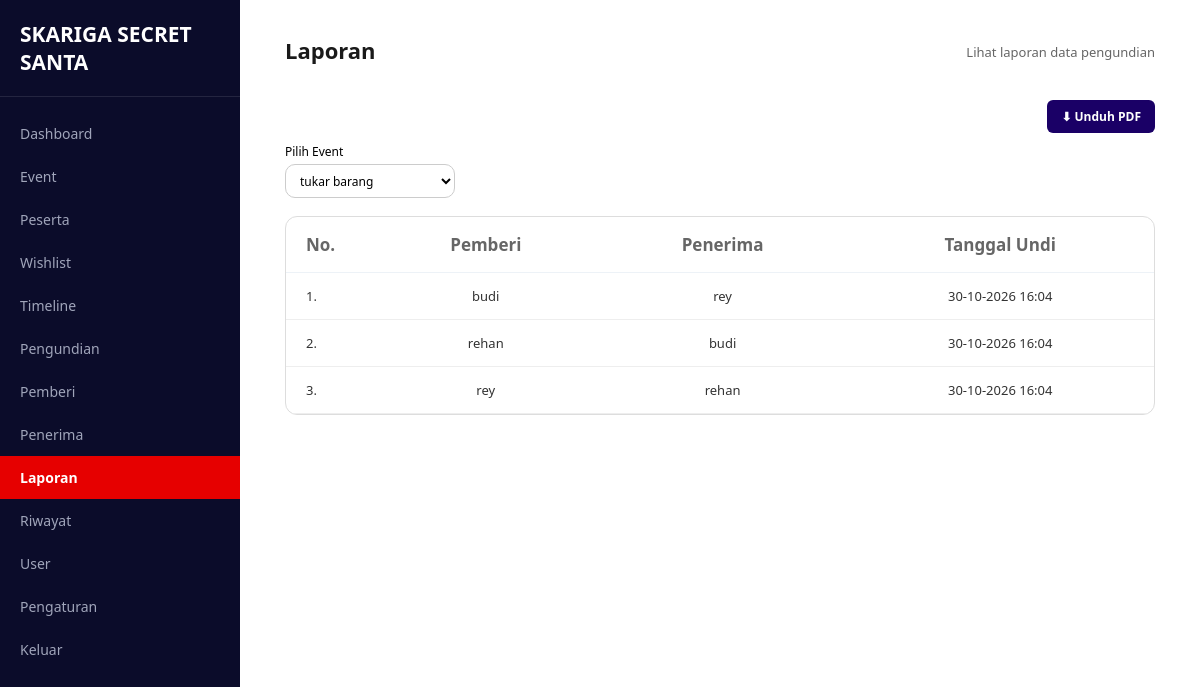
/pages/laporan/index.php (signed in), run on the app's committed database.
### tables this page shows
CREATE TABLE `pengundian` (
  `id` int(11) NOT NULL,
  `event_id` int(11) NOT NULL,
  `pemberi_id` int(11) NOT NULL,
  `penerima_id` int(11) NOT NULL,
  `tanggal_undi` timestamp NOT NULL DEFAULT current_timestamp(),
  `status` enum('draft','terkirim') DEFAULT 'draft'
);

CREATE TABLE `peserta` (
  `id` int(11) NOT NULL,
  `event_id` int(11) NOT NULL,
  `user_id` int(11) NOT NULL,
  `nama` varchar(100) NOT NULL,
  `email` varchar(100) NOT NULL,
  `no_hp` varchar(20) DEFAULT NULL,
  `status` enum('aktif','nonaktif') DEFAULT 'aktif',
  `created_at` timestamp NOT NULL DEFAULT current_timestamp()
);

### includes/functions.php (called while the page is built, shortened)
<?php
function h($str)
{
    return htmlspecialchars((string) $str, ENT_QUOTES, 'UTF-8');
}
function get_events(mysqli $conn): array
{
    $events = [];
    $result = $conn->query("SELECT id, nama_event, tanggal_event FROM events ORDER BY tanggal_event DESC, id DESC");
    if ($result) {
        while ($row = $result->fetch_assoc()) {
            $events[] = $row;
        }
    }
    return $events;
}
function resolve_event_id(mysqli $conn, $requested): ?int
{
    $events = get_events($conn);
    return $events ? (int) $events[0]['id'] : null;
}
?>

### pages/laporan/index.php (the view, shortened to what this page needs)
<?php
require_once __DIR__ . '/../../config/config.php';
require_once __DIR__ . '/../../includes/functions.php';
$events   = get_events($conn);
$event_id = resolve_event_id($conn, $_GET['event_id'] ?? null);
$laporan = [];
if ($event_id) {
    $stmt = $conn->prepare(
        "SELECT pg.*, pb.nama AS pemberi_nama, pn.nama AS penerima_nama
         FROM pengundian pg
         JOIN peserta pb ON pb.id = pg.pemberi_id
         JOIN peserta pn ON pn.id = pg.penerima_id
         WHERE pg.event_id = ?
         ORDER BY pb.nama ASC"
    );
    $stmt->bind_param('i', $event_id);
    $stmt->execute();
    $result = $stmt->get_result();
    while ($row = $result->fetch_assoc()) {
        $laporan[] = $row;
    }
}
function format_tanggal_undi(array $row): string
{
    $tgl = $row['tanggal_undi'] ?? $row['created_at'] ?? null;
    $ts = strtotime($tgl);
    return $ts ? date('d-m-Y H:i', $ts) : '-';
}
require_once __DIR__ . '/../../includes/admin_layout_top.php';
?>
<?php if (!$events): ?>
    <div class="table-card">
        <div class="empty-state">
            <h3>Belum Ada Event</h3>
            <p>Buat event terlebih dahulu sebelum melihat laporan.</p>
        </div>
    </div>
<?php else: ?>
    <div class="no-print" style="display:flex; justify-content:flex-end; margin-bottom:10px;">
        <?php if ($laporan): ?>
            <button type="button" onclick="window.print()"
                    style="background:#1a0066; color:#fff; font-size:12px; font-weight:600; padding:8px 14px; border:none; border-radius:6px; cursor:pointer;">
                ⬇ Unduh PDF
            </button>
        <?php endif; ?>
    </div>
    <form method="GET" class="no-print" style="margin-bottom:18px;">
        <label for="event_id" style="display:block; font-size:12px; margin-bottom:4px;">Pilih Event</label>
        <select name="event_id" id="event_id" onchange="this.form.submit()"
                style="width:170px; height:34px; padding:0 10px; font-size:12px; background:#fff; border:1px solid #ccc; border-radius:10px;">
            <?php foreach ($events as $e): ?>
                <option value="<?= (int) $e['id'] ?>" <?= (int) $e['id'] === (int) $event_id ? 'selected' : '' ?>>
                    <?= h($e['nama_event']) ?>
                </option>
            <?php endforeach; ?>
        </select>
    </form>
    <div style="background:#fff; border:1px solid #ddd; border-radius:12px; overflow:hidden;">
        <?php if ($laporan): ?>
            <table style="width:100%; border-collapse:collapse;">
                <thead>
                    <tr style="border-bottom:1px solid #ddd;">
                        <th style="width:10%; text-align:left; padding:16px 20px; font-size:17px; font-weight:700;">No.</th>
                        <th style="text-align:center; padding:16px 20px; font-size:17px; font-weight:700;">Pemberi</th>
                        <th style="text-align:center; padding:16px 20px; font-size:17px; font-weight:700;">Penerima</th>
                        <th style="text-align:center; padding:16px 20px; font-size:17px; font-weight:700;">Tanggal Undi</th>
                    </tr>
                </thead>
                <tbody>
                    <?php foreach ($laporan as $i => $row): ?>
                        <tr style="border-bottom:1px solid #eee;">
                            <td style="padding:14px 20px;"><?= $i + 1 ?>.</td>
                            <td style="padding:14px 20px; text-align:center;"><?= h($row['pemberi_nama']) ?></td>
                            <td style="padding:14px 20px; text-align:center;"><?= h($row['penerima_nama']) ?></td>
                            <td style="padding:14px 20px; text-align:center;"><?= h(format_tanggal_undi($row)) ?></td>
                        </tr>
                    <?php endforeach; ?>
                </tbody>
            </table>
        <?php endif; ?>
    </div>
<?php endif; ?>
<?php require_once __DIR__ . '/../../includes/admin_layout_bottom.php'; ?>

### assets/css/style_admin.css (style rules this page uses)
* { box-sizing: border-box; margin: 0; padding: 0; font-family: 'Segoe UI', Tahoma, Geneva, Verdana, sans-serif; }
html, body { width: 100%; height: 100%; overflow-x: hidden; background-color: #ffffff; }
table { width: 100%; border-collapse: collapse; font-size: 13px; }
table th { text-align: left; color: #666; font-weight: 500; padding-bottom: 12px; border-bottom: 1px solid #edf2f7; }
table td { padding: 14px 0; color: #333; }

### data on the page
pengundian: pemberi.nama "budi", penerima.nama "rey", tanggal_undi "30-10-2026 16:04"
pengundian: pemberi.nama "rehan", penerima.nama "budi", tanggal_undi "30-10-2026 16:04"
pengundian: pemberi.nama "rey", penerima.nama "rehan", tanggal_undi "30-10-2026 16:04"

### other printed values
$item['label'] "Dashboard"
$item['label'] "Event"
$item['label'] "Peserta"
$item['label'] "Wishlist"
$item['label'] "Timeline"
$item['label'] "Pengundian"
$item['label'] "Pemberi"
$item['label'] "Penerima"
$item['label'] "Laporan"
$item['label'] "Riwayat"
$item['label'] "User"
$item['label'] "Pengaturan"
$page_title "Laporan"
$page_subtitle "Lihat laporan data pengundian"
form field event_id "tukar barang"
